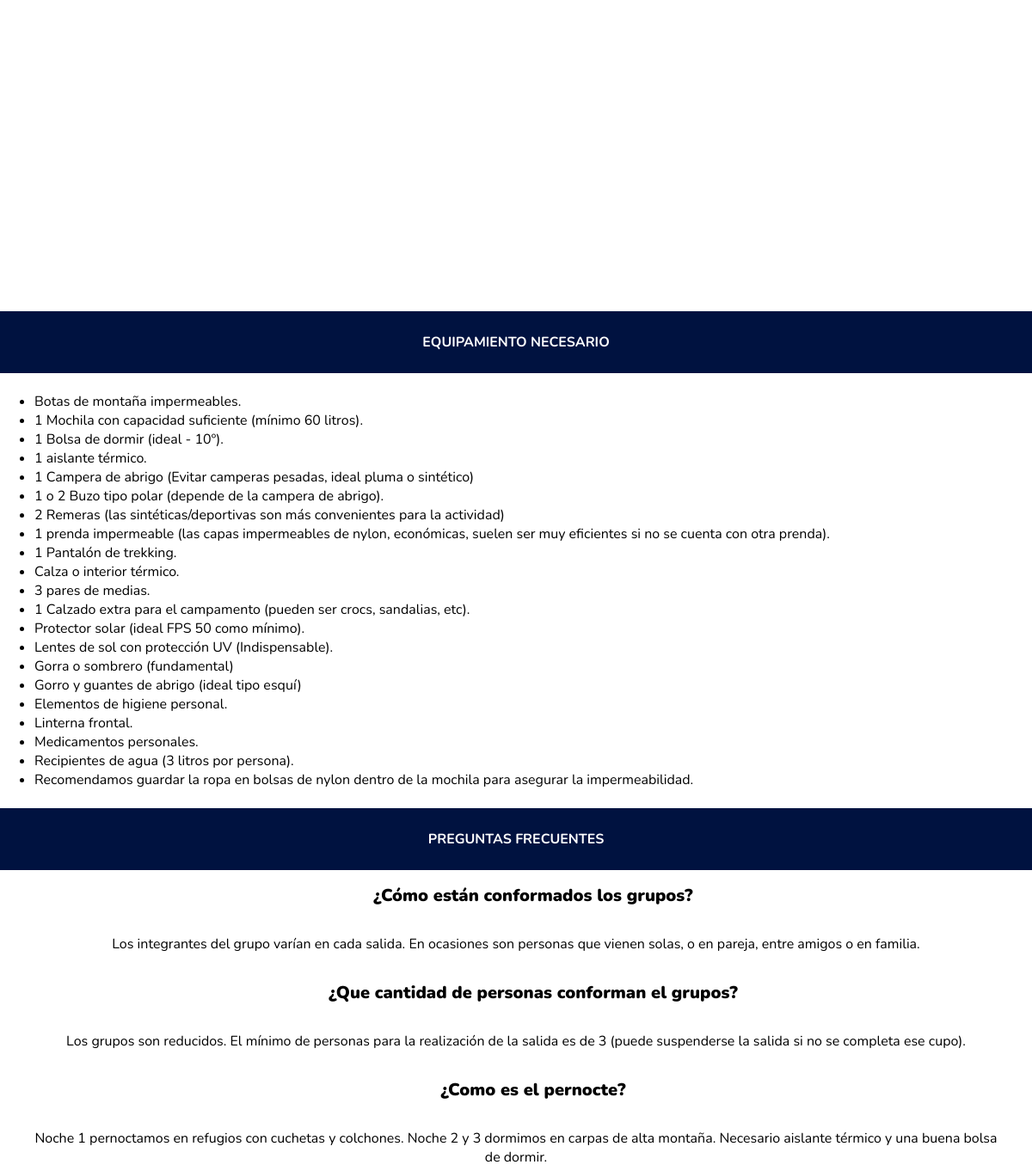
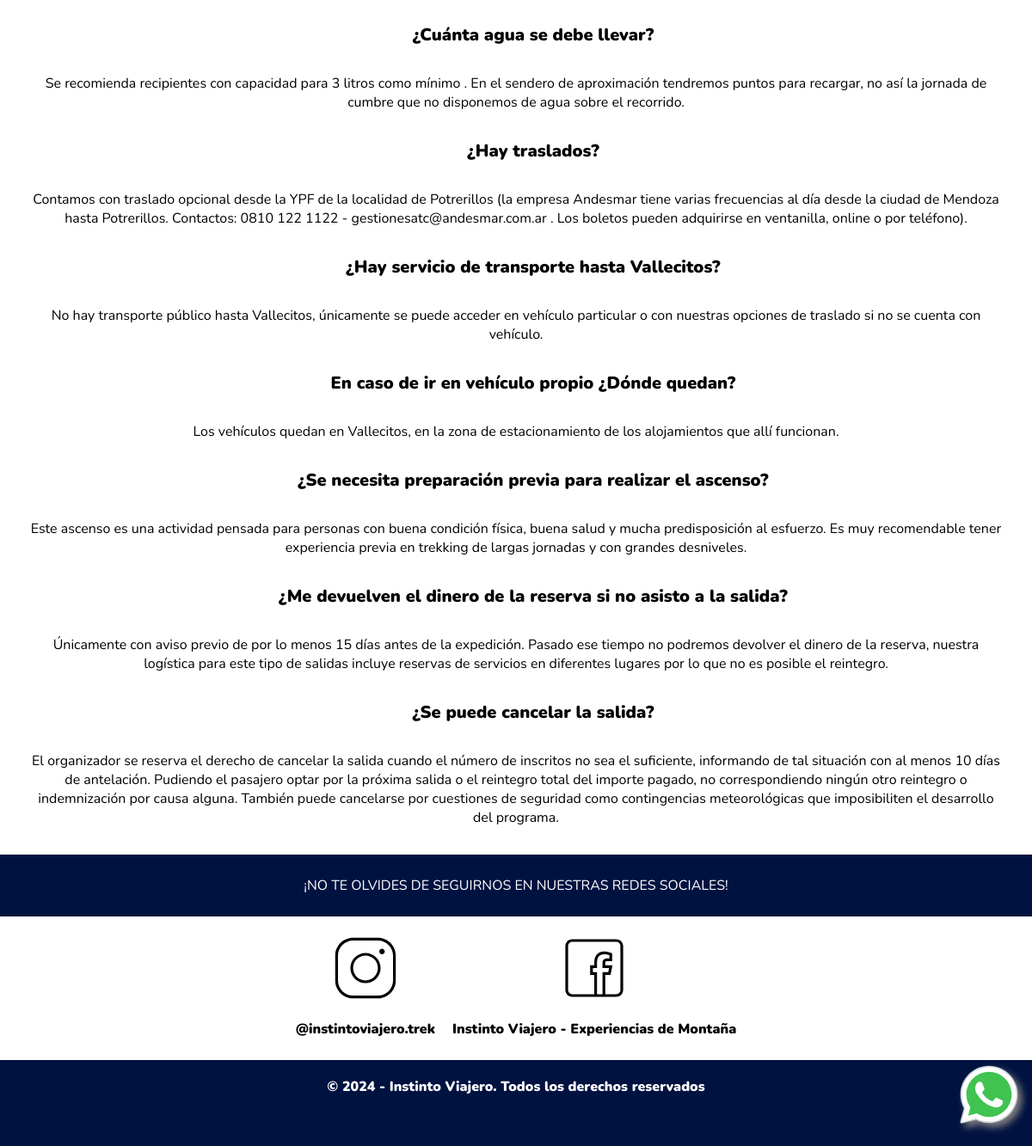
/acciones/ver-salida/cerro-franke-vallecitos-mendoza (lower part), run on an earlier commit of the app's database (2 pictures, top to bottom).
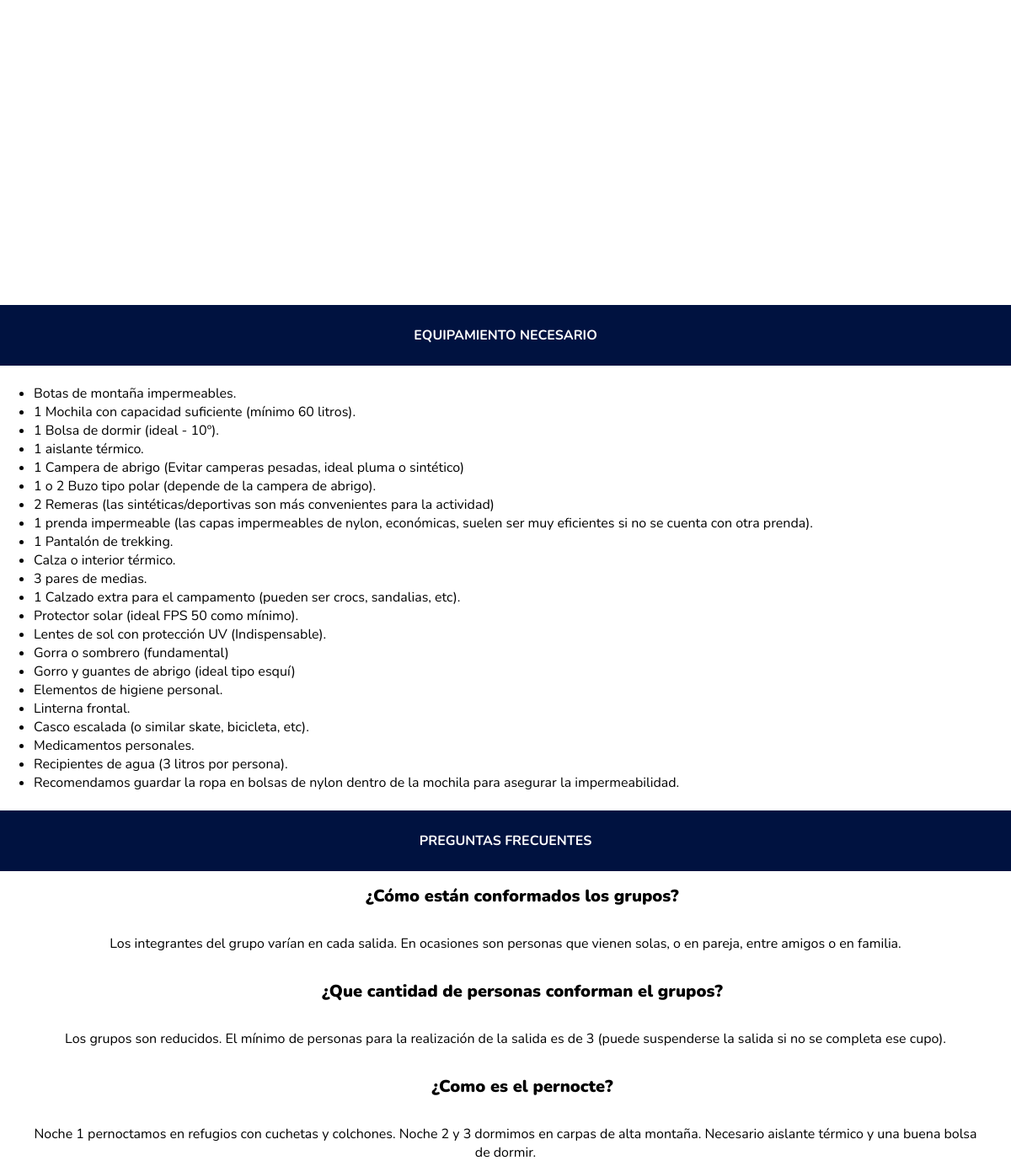
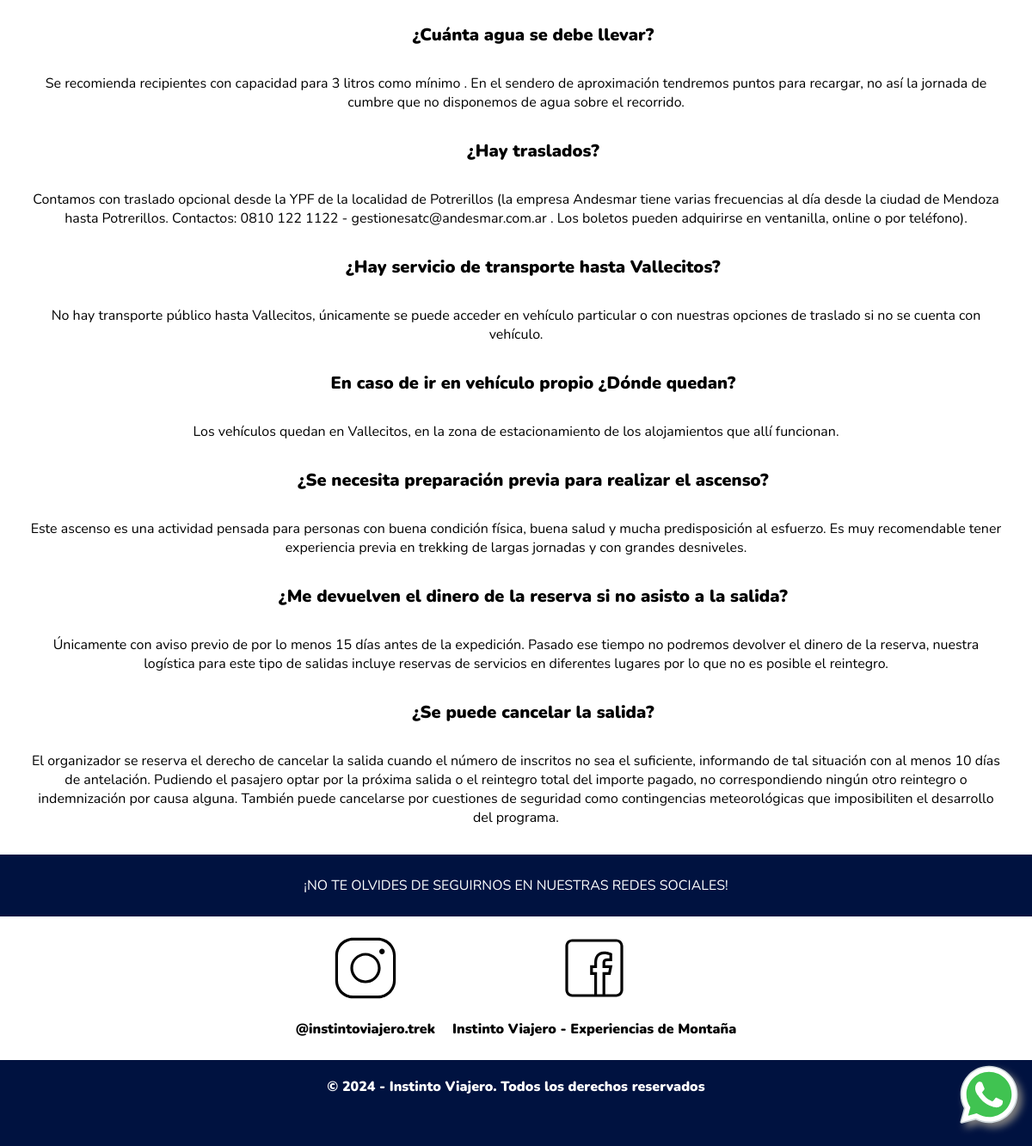
And on a later commit of the database (2 pictures, top to bottom).
### models.py (models this page shows)
class SalidaTrekking(db.Model):
    id = db.Column(db.Integer, primary_key=True)
    slug = db.Column(db.String(160), unique=True, nullable=False)
    tipo_salida = db.Column(db.String(255))
    prox_desc = db.Column(db.Text)
    foto_carta = db.Column(db.String(255))
    foto_portada = db.Column(db.String(255))
    titulo = db.Column(db.String(100))
    subtitulo = db.Column(db.String(150))
    dias = db.Column(db.String(50))
    contado = db.Column(db.String(50))
    lugarsalida = db.Column(db.String(100))
    dificultad = db.Column(db.String(50))
    recorrido = db.Column(db.Text)
    encuentro = db.Column(db.String(100))
    inicio = db.Column(db.String(100))
    fin = db.Column(db.String(100))
    edad = db.Column(db.String(50))
    proximasfechas = db.Column(db.String(100))
    descripcion = db.Column(db.Text)
    trescuotas = db.Column(db.String(50))
    seiscuotas = db.Column(db.String(50))
    meses_proximos = db.Column(db.String(100))
    precio_meses_proximos = db.Column(db.String(50))
    tres_cuotas_meses = db.Column(db.String(50))
    seis_cuotas_meses = db.Column(db.String(50))
    finpromo = db.Column(db.String(100))
    incluye = db.Column(db.Text)
    opcional = db.Column(db.Text)
    no_incluye = db.Column(db.Text)
    itinerario = db.Column(db.Text)
    equipamiento = db.Column(db.Text)
    preguntas = db.Column(db.Text)
    foto_uno = db.Column(db.String(255))
    foto_dos = db.Column(db.String(255))
    foto_tres = db.Column(db.String(255))
    codigo = db.Column(db.Text)
    infoextra = db.Column(db.Text)

### acciones.py (the view)
@bp.route('/ver-salida/<slug>')
def ver_salida(slug):
    salida = SalidaTrekking.query.filter_by(slug=slug).first_or_404()
    return render_template('ver_salida.html', salida=salida)

### templates/ver_salida.html (shortened to what this page needs)
{% extends 'base.html' %}
{% block content %}
<head>
</head>
<body>
    <main>
        <div>
            <section>
                <div class="excursion-img">
                    <div class="champa-1" style="background-image: url(/static/uploads/{{salida.foto_uno}});"></div>
                    <div class="champa-1" style="background-image: url(/static/uploads/{{salida.foto_dos}});"></div>
                    <div class="champa-1" style="background-image: url(/static/uploads/{{salida.foto_tres}});"></div>
                </div>
            </section>
            {% if salida.equipamiento != "" %}
            <section>
                <h4 class="section-titles-subtitles section-title">EQUIPAMIENTO NECESARIO</h4>
                <div>
                    {{salida.equipamiento|safe}}
                </div>
            </section>
            {% endif %}
            {% if salida.preguntas != "" %}
            <section class="preguntas">
                <h4 class="section-titles-subtitles section-title">PREGUNTAS FRECUENTES</h4>
                <div>
                    {{salida.preguntas|safe}}
                </div>
            </section>
            {% endif %}
        </div>
    </main>
</body>
{% endblock %}

### templates/base.html (shortened to what this page needs)
<!DOCTYPE html>
<html lang="es">
<head>
    <link rel="stylesheet" href="/static/sass/style.css">
</head>
<body>
    {% block content %}
    {% endblock %}
    <footer class="footer">
        <div class="section-titles-subtitles">
            <p class="section-title">¡NO TE OLVIDES DE SEGUIRNOS EN NUESTRAS REDES SOCIALES!</p>
        </div>
        <div class="footer_contact">
            <a class="whatsapp" href="https://api.whatsapp.com/send?phone=+3541207389&text=Hola!%20Quiero%20me%20gustaria%20recibir%20informacion%20sobre:%20" target="_blank" alt="Logo de whatsapp">
            </a>
            <a class="logos" href="https://www.instagram.com/instintoviajero.trek" target="_blank" alt="Logo de instagram">
                <p class="redes">@instintoviajero.trek</p>
            </a>
            <a class="logos" href="https://www.facebook.com/instintotrek/" target="_blank" alt="Logo de facebook">
                <p class="redes">Instinto Viajero - Experiencias de Montaña</p>
            </a>
        </div>
        <div class="derechos">
            <p class="footerp">© 2024 - Instinto Viajero. Todos los derechos reservados</p>
        </div>
    </footer>
</body>
</html>

### static/sass/style.css (style rules this page uses)
* { font-family: "Nunito", serif; margin: 0; text-decoration: none; }
.section-titles-subtitles { padding: 25px 0; color: #ffffff; background-color: #001240; text-transform: uppercase; }
.section-title { display: flex; justify-content: center; text-align: center; color: #ffffff; }
.footer { text-align: center; }
.redes { color: #000000; font-weight: 900; }
.footerp { font-weight: 900; margin-top: 25px; color: #ffffff; padding: 2.5vh 0 0 0; height: 10vh; background-color: #001240; }
.footer_contact { gap: 20px; display: flex; justify-content: center; }
.footer_contact svg { height: 10vh; display: flex; text-align: center; margin: 20px auto; }
.whatsapp { position: fixed; right: 0%; bottom: 0%; background-color: transparent; filter: drop-shadow(5px 5px 4px grey); }
.excursion-img div { margin: 0.5rem; }
.champa-1 { background-position: center; background-size: contain; height: 20rem; width: 100%; background-repeat: no-repeat; }
@media (min-width: 980px) { .excursion-img { display: grid; grid-template-columns: repeat(3, 1fr); gap: 2rem; margin: 2rem 2rem; } }
.preguntas ul li { display: flex; justify-content: center; margin: 1rem 2rem; font-size: 20px; font-weight: 900; }
.preguntas p { margin: 2rem; }
.preguntas p { text-align: center; }

What changed in the data, as far as the page shows it:
changed SalidaTrekking: equipamiento "…higiene personal. Linterna frontal. Medicamentos personales. Recipientes de…" → "…higiene personal. Linterna frontal. Casco escalada (o similar skate, bicicleta, etc). Medicamentos personales. Recipientes de…"
